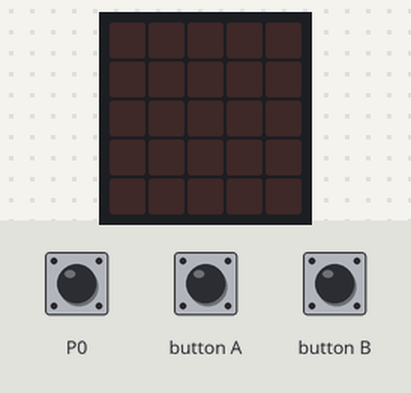
Simulated run of this program. Board: BBC micro:bit (MakeCode). On the bench: the board's 5×5 LED display. Inputs (shaded band) come from the test bench.

Above: at 1.2 s.
1.3 s: touch pin P0 pressed for 0.15 s
At 2.6 s:
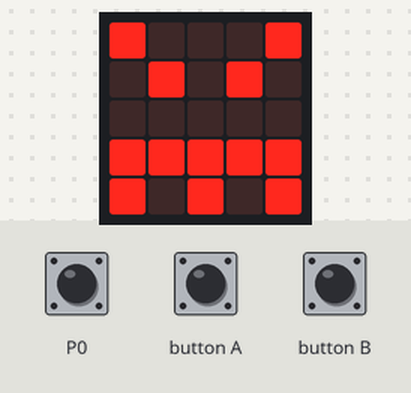
2.9 s: button A pressed for 0.15 s
At 4.1 s:
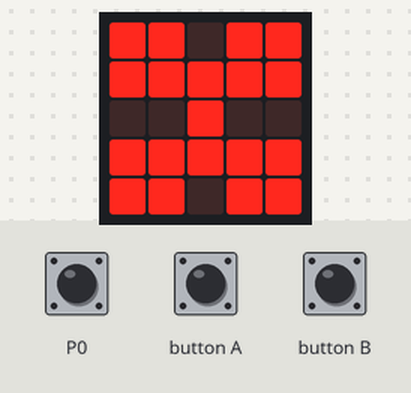
4.5 s: button B pressed for 0.15 s
At 5.3 s:
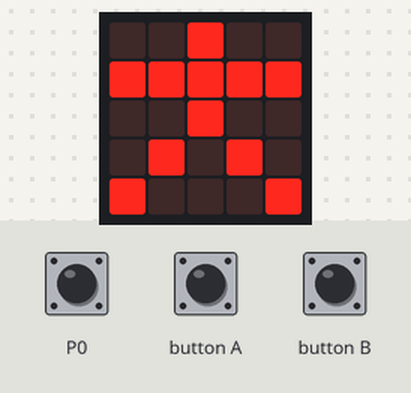
Timing chart, 0 to 7.5 s (numbered marks = the images above; inputs shaded):
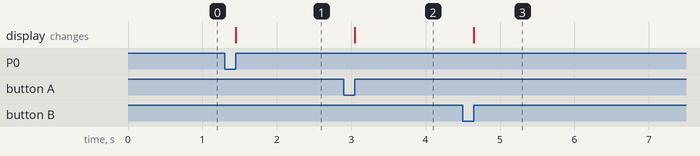

Measured:
- after the input at 1.3 s, the display: changes after 0.15 s (image 1)
- after the input at 2.9 s, the display: changes after 0.15 s (image 2)
- after the input at 4.5 s, the display: changes after 0.15 s (image 3)

The program:

main.ts
```typescript
input.onPinPressed(TouchPin.P0, function () {
    basic.showIcon(IconNames.Angry)
})
input.onButtonPressed(Button.A, function () {
    basic.showIcon(IconNames.Butterfly)
})
input.onButtonPressed(Button.B, function () {
    basic.showIcon(IconNames.StickFigure)
})
basic.forever(function () {

})
```

test.ts
```typescript
// テストはここに来ます。このパッケージが拡張機能として使用されるときにはコンパイルされません。
```
